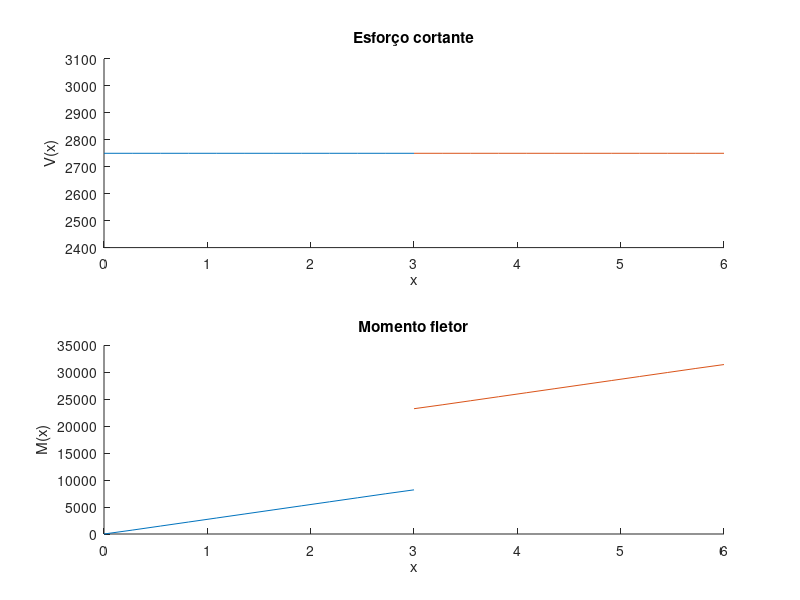

This figure's MATLAB source: (Note: this script raises an error after producing the figure.)
clear;
clc;
disp("#####################################################################");
disp("REFERENCIAIS/CONVENÇÕES:");
disp("1a. Forças verticais são positivas no sentido positivo do eixo Y (de baixo para cima).");
disp("1b. Forças horizontais são positivas no sentido positivo do eixo X (da esquerda para direita).");
disp("Por exemplo, para marcar forças pontuais que são: verticais para cima: usa-se angulo 90; verticais para baixo: usa-se angulo 270; horizontais para direita: usa-se angulo 0; horizontais para esquerda: usa-se angulo 180")
disp("1c. Torques são positivos no sentido positivo do eixo X (para a direita).");
disp("1d. Momentos são positivos no sentido horário.");
disp("1e. Caso forças de carregamento estejam sobrepostas, cabe ao usário fazer a devida soma das funções, separando-o em mais de um carregamento caso seja necessário")
disp("1f. Como adotamos refencial de forças de cima pra baixo como negativo, carregamentos que atuem em cima da barra devem ter valor de sua função negativa")
disp("");
disp("2. Os referencias são adotados todos a partir do início da viga, ou seja, posição (0,0)");
disp("");
disp("3. Todas as unidades devem estar no SI menos os ângulos que estão em graus");
disp("#####################################################################\n");

function forcaCarregamento = calcForcaCarregamento(carregamento)
  ini = carregamento(1);
  fim = carregamento(2);
  coefs = transpose(carregamento(3:end));
  integral = polyint(coefs);
  forcaCarregamento = polyval(integral, fim) - polyval(integral, ini);
endfunction

function momentoCarregamento = calcMomentoCarregamento(carregamento)
  ini = carregamento(1);
  fim = carregamento(2);
  coefs = carregamento(3:end);
  coefs = [coefs, 0];
  integral = polyint(coefs);
  momentoCarregamento = -1*(polyval(integral, fim) - polyval(integral, ini));
endfunction

function forcasExternas = getForcas()
  numForcasPontuais = input("Quantas forças pontuais estão sendo aplicadas na viga: ");

  forcasExternas = zeros(numForcasPontuais,3); # [x, fx, fy]

  if (numForcasPontuais > 0)
    disp("");
    disp("Para cada força, digite sua posição na viga, intensidade, ângulo em graus");
    for i = 1:numForcasPontuais
      disp(sprintf("Força %d\n", i));
      pos = input("Posição: ");
      intensidade = input("Intensidade: ");
      angulo = input("Ângulo: ");
      
      fx = intensidade*cos(deg2rad(angulo));
      fy = intensidade*sin(deg2rad(angulo));
      
      forcasExternas(i,:) = [pos;fx;fy]
      
      disp("Força computada com sucesso!");
    endfor
  endif
endfunction


function torques = getTorques()
  numTorques = input("Quantos torques estao sendo aplicados na viga: ");

  torques = zeros(numTorques,2); # [x, intensidade]

  if (numTorques > 0)
    disp("");
    disp("Para cada torque, digite sua posição e sua intensidade - lembrando que se a intensidade é negativa, o torque � tido no sentido oposto do eixo X.");
    for i = 1:numTorques
      disp(sprintf("Torque %d\n", i));
      pos = input("Posição: ");
      intensidade = input("Intensidade: ");
      
      torques(i, :) = [pos;intensidade]
      
      disp("Torque computado com sucesso!");
    endfor
  endif
endfunction

function momentos = getMomentos()
  numMomentos = input("Quantos momentos estão sendo aplicados na viga: ");

  momentos = zeros(numMomentos,2); # [x, intensidade]

  if (numMomentos > 0)
    disp("");
    disp("Para cada momento, digite sua posição e sua intensidade - lembrando que se a intensidade é negativa, o momento � tido no sentido hor�rio.");
    for i = 1:numMomentos
      disp(sprintf("Momento %d\n", i));
      pos = input("Posição: ");
      intensidade = input("Intensidade: ");
      
      momentos(i, :) = [pos;intensidade]
      
      disp("Momento computado com sucesso!");
    endfor
  endif
endfunction


function carregamentos = getCarregamentos()
  numCarregamentos = input("Quantos carregamentos distribuídos estão sendo aplicados na viga: ");
  n = input("Digite o grau máximo 'n' da função de carregamento: ")
  
  carregamentos = zeros(numCarregamentos, n+3); # [posIni, posFim, coefs]

  if (numCarregamentos > 0)
    disp("");
    disp("Para cada carregamento, digite as suas posições inicial e final e sua função polinomial (em N/m)");
    for i = 1:numCarregamentos
      disp(sprintf("Carregamento %d\n", i));
      posIni = input("Posição inicial: ");
      posFim = input("Posição final: ");
      coefs = input("Coeficientes (seguindo o padrão) [an;an-1;...;a1;a0]:")
      
      carregamentos(i, :) = [posIni;posFim;coefs]
      
      disp("Carregamento computado com sucesso.");
    endfor
  endif
endfunction

###############################################
######## ENTRADAS! ###########
###############################################
%{
tamanhoViga = input("Digite o tamanho da viga: ");
posicaoRolete = input("Digite o ponto aonde está o apoio do tipo rolete : ");
posicaoPino = input("Digite o ponto aonde está o apoio do tipo pino : ");
forcas = getForcas()
torques = getTorques()
momentos = getMomentos()
carregamentos = getCarregamentos()
%}
tamanhoViga = 6;
posicaoRolete = 6;
posicaoPino = 0;
forcas = zeros(0,3); # [x, fx, fy]
ForcasExternas = zeros(0,3);
torques = zeros(0,2); # [x, intensidade]
momentos = [3,15000]; # [x, intensidade
carregamentos = [3,6,-1000,-3000];
%{
tamanhoViga = 6;
posicaoRolete = 6;
posicaoPino = 0;
forcas = [1.5,0,-10000;4.5,0,-15000]; # [x, fx, fy]
ForcasExternas = [1.5,0,-10000;4.5,0,-15000;];
torques = zeros(0,2); # [x, intensidade]
momentos = zeros(0,2); # [x, intensidade
carregamentos = zeros(0,3);
#carregamentos = [0,9,160,0];
%}
###############################################
######## CALCULOS PARA O PINO e ROLETE! ###########
###############################################

# 1. Equilibrio de forças na horizontal:
fx = sum(forcas(:,2)); #Forças pontuais
fx_pino = -fx;
printf("-----> Fx do apoio tipo pino: %.2f\n", fx_pino);

# 2. Equilibrio de forças na vertical:
fy=sum(forcas(:,3));

forcasCarregamento = zeros(rows(carregamentos),1);
for i = 1:rows(carregamentos) #Forças de carregamento distribuído
  forcasCarregamentos(i) = calcForcaCarregamento(carregamentos(i,:));
  fy = fy + forcasCarregamentos(i);
endfor

fy = -fy;

# 3. Equilibrio de momentos usando 0 como referencial:
momento = sum(momentos(:,2)); #soma dos momentos externos

momentoForcasExternas = -1*dot(forcas(:,1), forcas(:, 3));

momento = momento + sum(momentoForcasExternas);

momentosCarregamentos = zeros(rows(carregamentos),1);
for i = 1:rows(carregamentos) #Momento do carregamento distribuido
  momentosCarregamentos(i) = calcMomentoCarregamento(carregamentos(i,:));
  momento = momento + momentosCarregamentos(i);
endfor

momento = -momento; 

#4.Achando Fy do rolete e Fy do pino com a equacao de equlibrio dos momento e equilibrio das focas na vertical
resultado_sistema= [ 1 , 1 ; -posicaoRolete , -posicaoPino] \ [fy ; momento]  ;

fy_rolete = resultado_sistema(1);
fy_pino = resultado_sistema(2);
printf("-------->Fy do apoio tipo pino: %.2f\n", fy_pino);
printf("-------->Fy do apoio tipo rolete: %.2f\n", fy_rolete);

# 4. Equilibrio de torques:

torque = sum(torques(:,2));
torque = -torque;
printf("------->Torque de reacao do apoio tipo pino: %.2f\n", torque);


######################################
# DIAGRAMA DE ESFORÇOS SOLICITANTES
######################################
# Pontos de interesse
# Sempre escolhemos o lado esquerdo da secção para encontar as forças solicitantes,
# pois ele tem o ponto considerado o nosso referencial 0.
if (fy_rolete)
  forcas = [forcas;[posicaoRolete,0,fy_rolete]];
endif
if (fy_pino)
  forcas = [forcas;[posicaoPino,0,fy_pino]];
endif
if (fx_pino)
  forcas = [forcas;[posicaoPino,fx_pino,0]];
endif
if (torque)
  torques = [torque;[posicaoPino,torque]];
endif

function f_final = integral_de_singularidade(f)
  f_final = f;
  for i = 1:rows(f)
    if f_final(i,3) < 2
      f_final(i,3) = f_final(i,3) + 1;
    else
      f_final(i,3) = f_final(i,3) + 1;
      f_final(i,1) = f_final(i,1)/f_final(i,3);
    endif
  endfor
endfunction

function resultado = resolve_equacao(f,x)
  resultado = 0;
  for i = 1:rows(f)
    if f(i,3) <= -1
      continue;
    elseif x - 0.01 < f(i,2) 
      continue;
    else
      resultado = resultado + (f(i,1)*((x-0.01 - f(i,2))^f(i,3)));
    endif
  endfor
endfunction
PontosDeInteresse = [unique(vertcat(0.0,forcas(:,1),momentos(:,1),carregamentos(:,1),carregamentos(:,2)))];


# q(x) = [intensidade, inicio, expoente; ...]
q = [];
for i = 1:rows(forcas)
  if forcas(i,3) != 0
    q = [q;[forcas(i,3),forcas(i,1),-1]];
  endif
endfor
for i = 1:rows(momentos)
  q = [q;[momentos(i,2),momentos(i,1),-2]];
endfor
for i = 1:rows(carregamentos)
  coefs = carregamentos(i,3:end);
  for j = columns(coefs):1
    if coefs(j) != 0
      q = [q;[coefs(j),carregamentos(i,1),j-1]];
    endif
  endfor
endfor    
q
#V(x) = integral_de_singularidade(q) = [intensidade, inicio, expoente; ...]
V_x = integral_de_singularidade(q)
M_x = integral_de_singularidade(V_x)

####################################################################
# Calculo dos valores da tabela necessario para montar o diagrama
####################################################################
for i = 2:rows(PontosDeInteresse)  
  # Criando valores de x no intervalo de dois pontos de interesse
  X = transpose(linspace(PontosDeInteresse(i-1),PontosDeInteresse(i),(PontosDeInteresse(i)-PontosDeInteresse(i-1))*4));  
  DadosDoDiagrama_V_x = zeros(rows(X), 1);
  DadosDoDiagrama_M_x = zeros(rows(X), 1);
  for j = 1:rows(X)
    X(j)
    if j == 1
      V = resolve_equacao(V_x, X(j)+0.01);
      M = resolve_equacao(M_x, X(j)+0.01);
    elseif j == rows(X)
      V = resolve_equacao(V_x, X(j)-0.01);
      M = resolve_equacao(M_x, X(j)-0.01);
    else
      V = resolve_equacao(V_x, X(j));
      M = resolve_equacao(M_x, X(j));
    endif
    
        
    #printf(DadosDoDiagrama_V_x(j));
    DadosDoDiagrama_V_x(j) = [V];
    DadosDoDiagrama_M_x(j) = [M];
  endfor 
  printf("aaaaaaaaaaaaaaaaaaaaaaaaaaa")
  # plot da função para cada intervalo dos pontos de interesse
  

  subplot(2,1,1);
  hold on;
  xlabel ("x");
  ylabel ("V(x)");
  title ("Esforço cortante");
  plot(X,DadosDoDiagrama_V_x);
  hold off;     
  
  subplot(2,1,2);
  hold on;
  xlabel ("x");
  ylabel ("M(x)");
  title ("Momento fletor");
  plot(X,DadosDoDiagrama_M_x);
  hold off;
endfor
print diagramaForcasSolicitantes.pdf;
open diagramaForcasSolicitantes.pdf






%{
PontosDeInteresse = [unique(vertcat(forcas(:,1),momentos(:,1),carregamentos(:,1),carregamentos(:,2), torques(:,1)))]
g = figure ();
for i = 2:rows(PontosDeInteresse) # começa em 2 pois o primeiro ponto de interesse sempre sera 0.0
  printf("Ponto de interesse: %d\n", i)
  ####################################################################################
  # Calculo V interno  
  ####################################################################################
  F_definidas_y = sum(forcas(forcas(:,1) < PontosDeInteresse(i),:)(:,3)); #foças precisam estar no intervalo (0.0,pontoDeINnteresse(i))
  # Existe a possibilidade de ter dois tipos de carregamentos aqui:
    # -- Dado um intervalo de pontos de interesse, ao fazermos a secção e pegarmos 
    # -- a figura  com referencial 0(lado esquerdo), há a possibilidade de haver 
    # -- outros pontos de interesse que são diferente do atual. Nestes outros pontos 
    # -- pode haver carregamentos que estão definidos em um intervalo e portanto são integraveis. 
    # -- Porém, considerando o ponto de interesse atual, pode existir um carregamento
    # -- que tem integral avaliada de 0 a x sendo pontoAnterior < x < pontoAtual
    # -- Neste caso x também é o ponto em que fizemos a secção na figura.
    # -- Desta forma devemos pegar o somatório dos carregamentos que estão antes 
    # -- do pontoAnterior, pois possuem integral definida. 
    # -- Pode não haver nenhum carregamento também. 
  CarregamentosIntegraveis = carregamentos(carregamentos(:,2)<= PontosDeInteresse(i-1),:);
  ForcaCarregamento = 0;
  for j = 1:rows(CarregamentosIntegraveis)
    ForcaCarregamento = ForcaCarregamento + calcForcaCarregamento(CarregamentosIntegraveis(j,:));
  endfor
  # V interior será calculado posteriormente quando tivermos os valores de x para a integral
  # caso exista carregamento.
  V_interior_parcial = [F_definidas_y + ForcaCarregamento];
  # Esta parte só serve caso exista um carregamento entre os pontos
  # de interesse, pois dessa forma desconheceremos o limite da integral
  V_interior_carregamento_em_x =  carregamentos(carregamentos(:,2)>=PontosDeInteresse(i) && carregamentos(:,1)<PontosDeInteresse(i),:);;
  
  ########################################################################################
  # Calculo M interno 
  ########################################################################################
  MomentoPontual = sum(momentos(momentos(:,1) < PontosDeInteresse(i),:)(:,2)); # momentos precisam estar no intervalo (0.0,pontoAtual)
  MomentoCarregamentos = 0;
  for j = 1:rows(CarregamentosIntegraveis) #Momento do carregamento distribuído
    MomentoCarregamentos = MomentoCarregamentos + calcMomentoCarregamento(CarregamentosIntegraveis(j,:));
  endfor


   MomentoForcasExternas = 0;
  for j = 1:rows(forcas)
    if forcas(j,1) < PontosDeInteresse(i)
      MomentoForcasExternas = MomentoForcasExternas - forcas(j,3)*forcas(j,1)
    endif
  endfor

  # M interior será calculado posteriormente quando tivermos os valores de x para a integral.
  # Este momento interno ainda não considera o momento gerado pelo V interno
  # Este MomentoCarregamento são aqueles gerados por carregamentos anteriores ao ponto de interesse anterior. 
  M_interior_parcial = MomentoPontual + MomentoCarregamentos + MomentoForcasExternas;
  # Esta parte só serve caso exista um carregamento entre os pontos
  # de interesse, pois dessa forma desconheceremos o limite da integral
  M_interior_carregamento_em_x =  carregamentos(carregamentos(:,2)>=PontosDeInteresse(i) && carregamentos(:,1)<PontosDeInteresse(i),:);;
  
  #####################################################
  # Calculo N interno 
  #####################################################
  N_interior = - sum(forcas(forcas(:,1) < PontosDeInteresse(i),:)(:,2)); #foças precisam estar no intervalo (0.0,pontoAtual)

  #####################################################
  # Calculo T interno 
  #####################################################
  T_interior = - sum(torques(torques(:,1) < PontosDeInteresse(i),:)(:,2)); #foças precisam estar no intervalo (0.0,pontoAtual)
  
  ####################################################################
  # Calculo dos valores da tabela necessario para montar o diagrama
  ####################################################################
  
  # Criando valores de x no intervalo de dois pontos de interesse

  X = transpose(linspace(PontosDeInteresse(i-1),PontosDeInteresse(i),(PontosDeInteresse(i)-PontosDeInteresse(i-1))*4));  
  DadosDoDiagrama_V_x = zeros(rows(X), 1);
  DadosDoDiagrama_M_x = zeros(rows(X), 1);
  for j = 1:rows(X)

    if (sum(carregamentos(:,2)>=PontosDeInteresse(i) && carregamentos(:,1)<PontosDeInteresse(i))==1) 
      V_interior_carregamento_em_x(1) = carregamentos(carregamentos(:,2)>=PontosDeInteresse(i) && carregamentos(:,1)<PontosDeInteresse(i),1); # posIni
      V_interior_carregamento_em_x(2) = X(j);  # posFim
      V_x = -1*(V_interior_parcial + calcForcaCarregamento(V_interior_carregamento_em_x));
      M_interior_carregamento_em_x(1) = carregamentos(carregamentos(:,2)>=PontosDeInteresse(i) && carregamentos(:,1)<PontosDeInteresse(i),1); # posIni
      M_interior_carregamento_em_x(2) = X(j) ; # posFim
      M_x = -1*(M_interior_parcial + calcMomentoCarregamento(M_interior_carregamento_em_x) - (V_x * X(j)));
    else
      V_x = -1*V_interior_parcial; 
      M_x = -1*(M_interior_parcial - (V_x * X(j)));
    endif

            
    DadosDoDiagrama_V_x(j) = [V_x];
    DadosDoDiagrama_M_x(j) = [M_x];
  endfor   
  # plot da função para cada intervalo dos pontos de interesse
  

  subplot(2,1,1);
  hold on;
  xlabel ("x");
  ylabel ("V(x)");
  title ("Esforço cortante");
  plot(X,DadosDoDiagrama_V_x);
  hold off;     
  
  subplot(2,1,2);
  hold on;
  xlabel ("x");
  ylabel ("M(x)");
  title ("Momento fletor");
  plot(X,DadosDoDiagrama_M_x);
  hold off;
endfor
print diagramaForcasSolicitantes.pdf;
open diagramaForcasSolicitantes.pdf
%}
